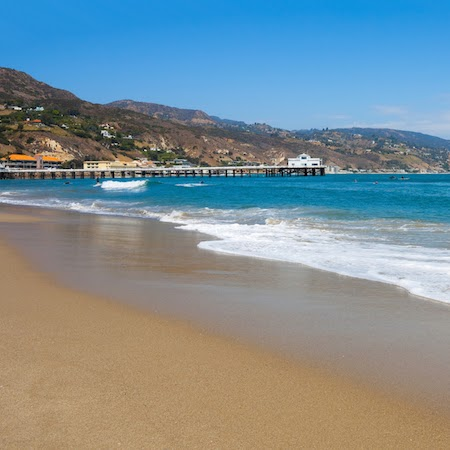
#> input picture 5.2/beach.png, 450 x 450 px, found by its file name
$ python invert.py
#> lines starting #> are read from the running program, lines starting #| are printed output that depends on the picture
from PIL import Image

def invert(r, g, b):
    return (255-r, 255-g, 255-b)

# open beach
image_beach = Image.open("5.2/beach.png").load()

# create output canvas
image_output = Image.open("5.2/beach.png")
#> image_output is the input picture: PIL image 450x450 RGB; mean R, G, B 124.8, 142.9, 150

# get the width and height of the image
width = image_output.width
#> width = 450
height = image_output.height
#> height = 450

# go through every pixel
for i in range(width):
    for j in range(height):
        r = image_beach[i, j][0]
        g = image_beach[i, j][1]
        b = image_beach[i, j][2]

        new_r, new_g, new_b = invert(r,g,b)
        image_output.putpixel((i,j), (new_r, new_g, new_b))
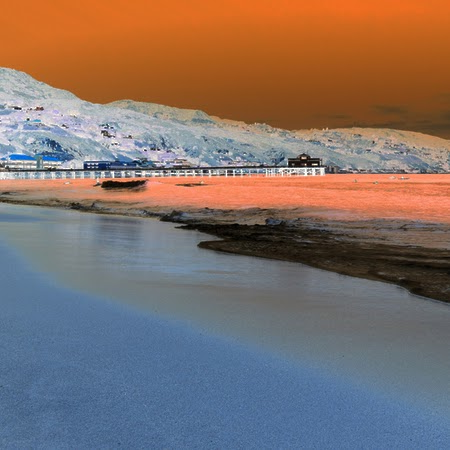
#> image_output: PIL image 450x450 RGB; mean R, G, B 130.2, 112.1, 105

# save the output image
image_output.save("5.2/invertoutput.png", "png")


$ run again, with 5.2/i.png copied over 5.2/beach.png
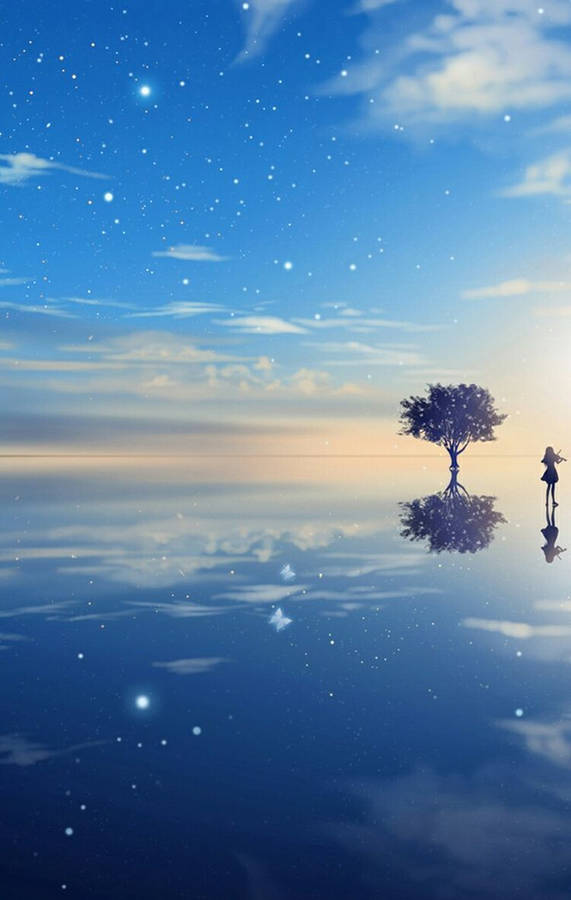
#> input picture 5.2/i.png, 571 x 900 px, found by its file name
#> image_output is the input picture: PIL image 571x900 RGB; mean R, G, B 88.8, 128, 166.4
#> after the loop `for i in range(width):`:
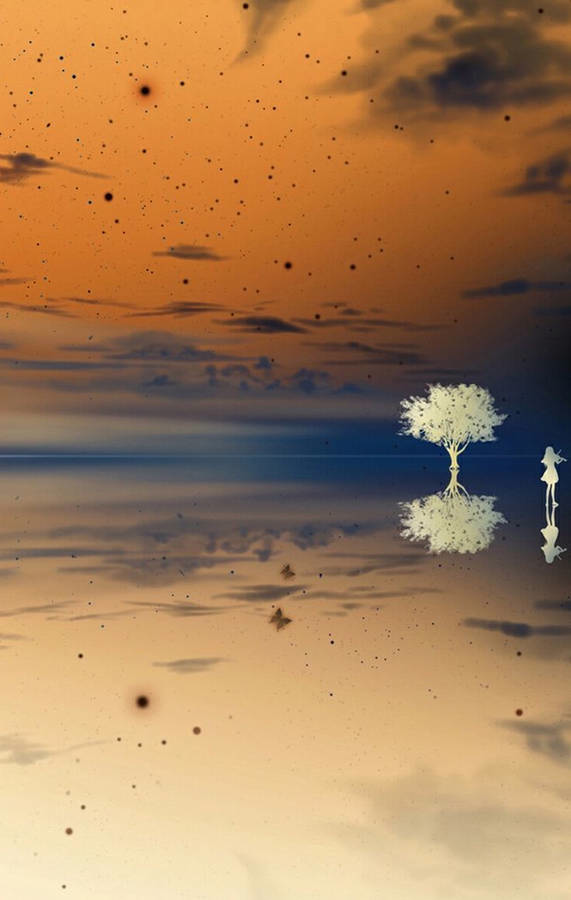
#> image_output: PIL image 571x900 RGB; mean R, G, B 166.2, 127, 88.6

$ run again, with 5.2/image.png copied over 5.2/beach.png
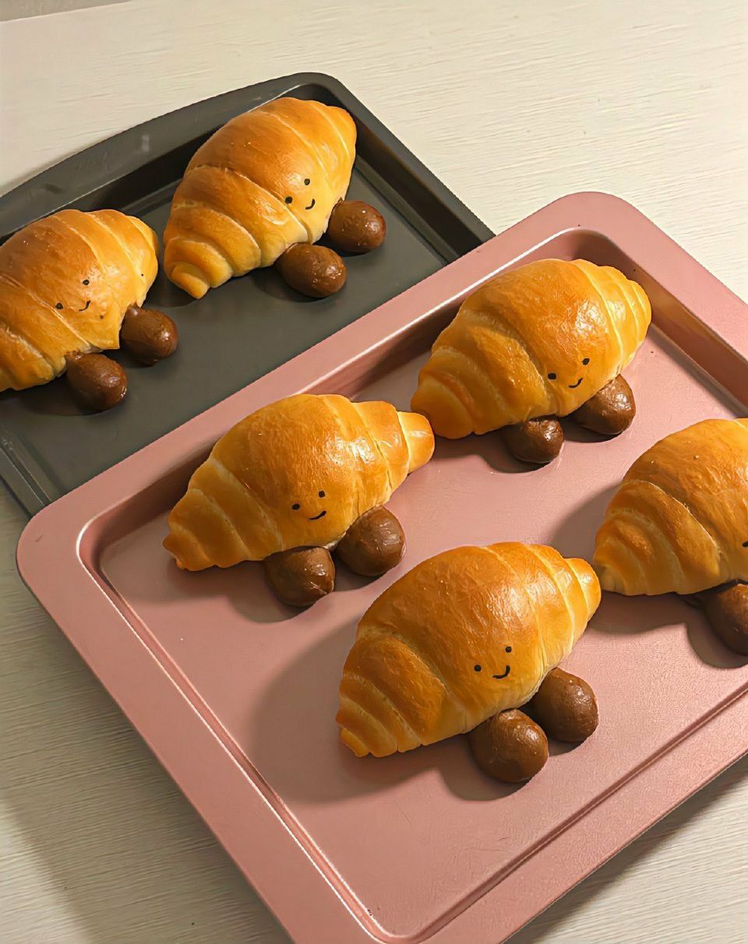
#> input picture 5.2/image.png, 748 x 944 px, shrunk from 960 x 1212 before the run, found by its file name
#> image_output is the input picture: PIL image 748x944 RGB; mean R, G, B 171.9, 130.7, 95.1
#> after the loop `for i in range(width):`:
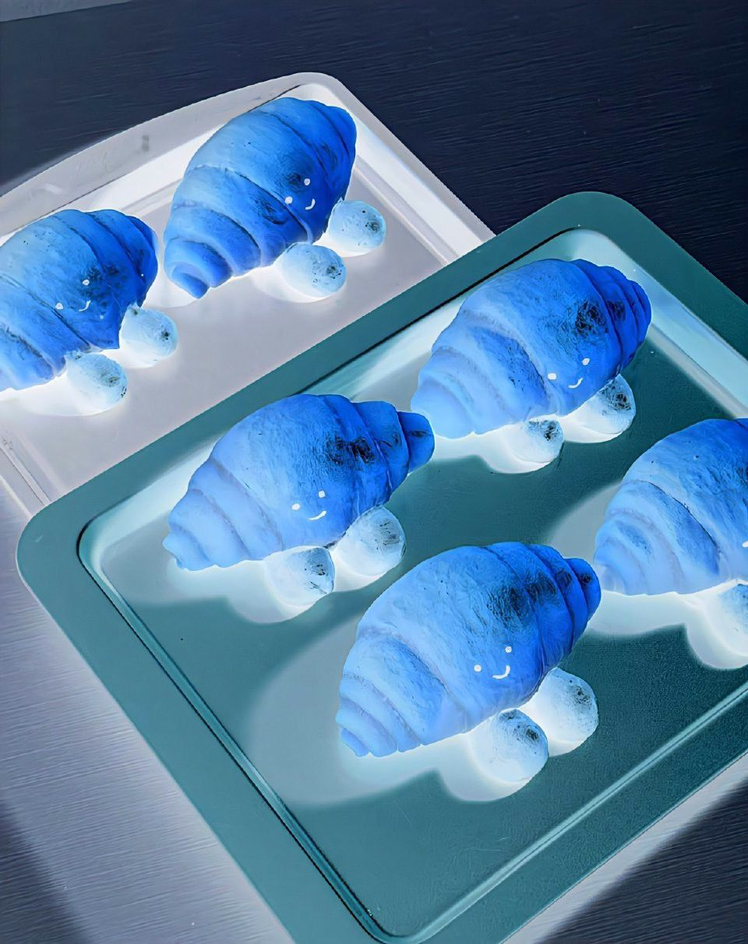
#> image_output: PIL image 748x944 RGB; mean R, G, B 83.1, 124.3, 159.9
